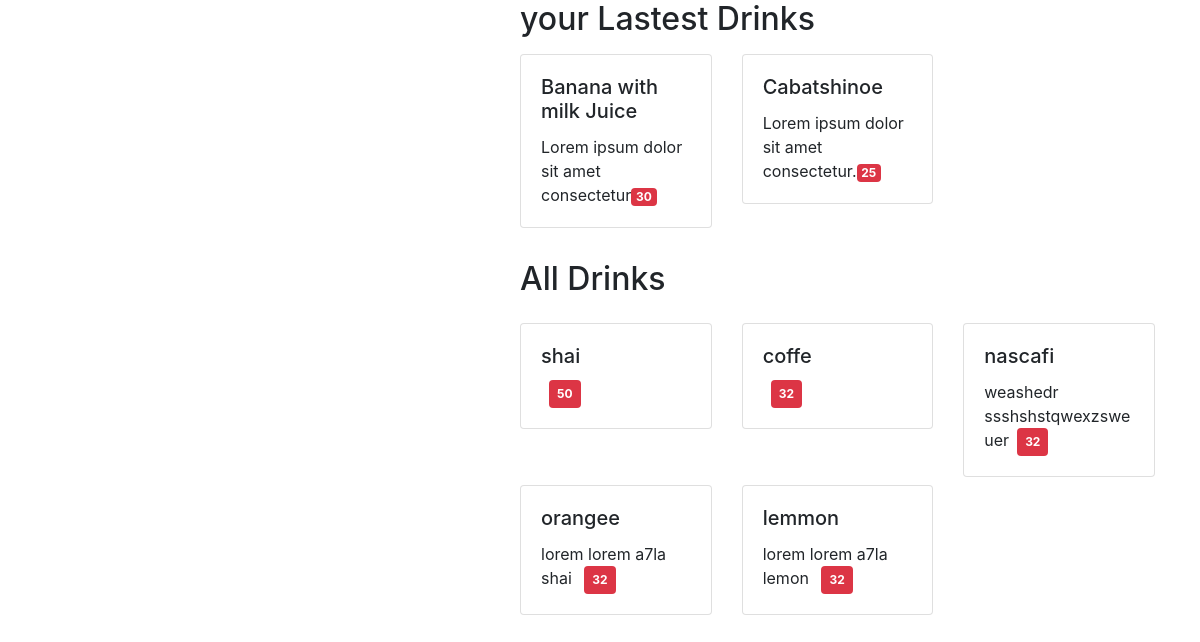
Page /php/h.php on the committed database.
### tables this page shows
CREATE TABLE `product` (
  `product_Id` int NOT NULL AUTO_INCREMENT,
  `product_name` varchar(50) NOT NULL,
  `product_price` float NOT NULL,
  `product_picture` varchar(600) NOT NULL,
  `catagory_Id` int NOT NULL,
  `available` tinyint(1) NOT NULL,
  `product_desc` varchar(300) NOT NULL,
  PRIMARY KEY (`product_Id`),
  UNIQUE KEY `product_name` (`product_name`)
);

### php/h.php (the view, shortened to what this page needs)
<?php
$db = mysqli_connect('localhost' , 'root' , '11122ana gego*' , 'cafeteria') ;
 ?>
<!DOCTYPE html>
<html lang="en">
<head>
    <link rel="stylesheet" href="../css/all.min.css">
    <link rel="stylesheet" href="../css/bootstrap.css">
</head>
<body>
    <div class="container">
    <div class="row">
        <div class="col-md-5">
        </div>
        <div class="col-md-7">
           <h2 class="pb-2" >your Lastest Drinks </h2>
           <div class="favDrinks ">
                 <div class="row">
                     <div class="col-md-4">
                         <div class="card" >
                            <div class="card-body">
                                <h5 class="card-title">Banana with milk Juice</h5>
                                <p class="card-text"> Lorem ipsum dolor sit amet consectetur<span class="badge badge-danger">30</span></p>
                            </div>
                         </div>
                     </div>
                     <div class="col-md-4">
                         <div class="card">
                            <div class="card-body">
                                <h5 class="card-title"> Cabatshinoe</h5>
                                <p class="card-text"> Lorem ipsum dolor sit amet consectetur.<span class="badge badge-danger">25</span></p>
                            </div>
                         </div>
                     </div>
                 </div>
             </div>
                <div class="allDrinks mt-4">
                <h2 class="pt-2 pb-3" >All Drinks </h2>
                <div class="row">
                <?php
                 $selectDrink = "select * from Product " ;
                 $result = mysqli_query($db , $selectDrink);
                 if(mysqli_num_rows($result) > 0)
                 {
                    while($row = mysqli_fetch_array($result))
                    {
                        ?>
                    <div class="col-md-4 mb-2">
                        <div class="card" >
                           <div class="card-body">
                               <h5 id="drinkname" class="card-title"> <?php echo $row["product_name"]; ?></h5>
                               <p class="card-text"> <?php echo $row["product_desc"]; ?><span class="badge badge-danger ml-2 p-2"><?php echo $row["product_price"] ; ?></span></p>
                           </div>
                        </div>
                    </div>
                        <?php
                    }
                 }
                 else
                 {
                 }
                  ?>
                </div>
             </div>
        </div>
    </div>
</body>
</html>

### rows in the picture
product: product_name "shai", product_price "50"
product: product_name "coffe", product_price "32"
product: product_name "nascafi", product_desc "weashedr ssshshstqwexzsweuer", product_price "32"
product: product_name "orangee", product_desc "lorem lorem a7la shai", product_price "32"
product: product_name "lemmon", product_desc "lorem lorem a7la lemon", product_price "32"
